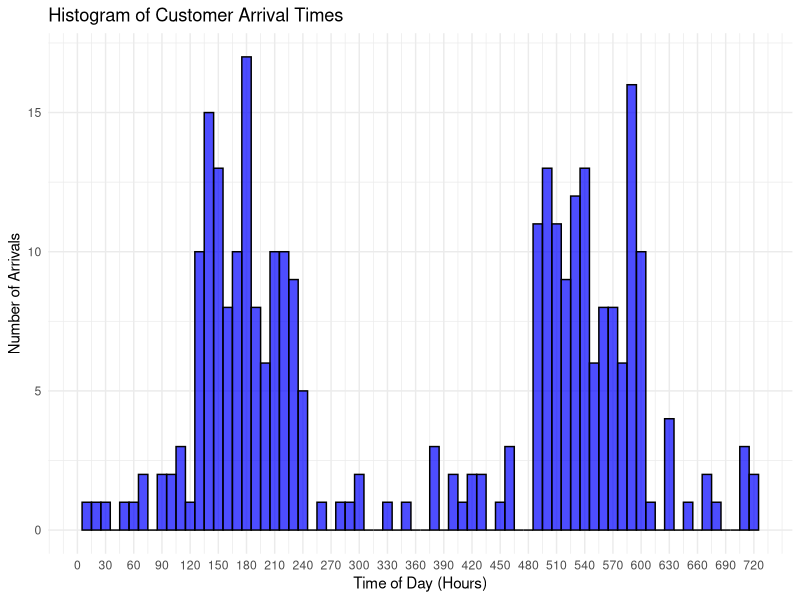

The R script that drew this image:
## ---- chunk 1
library(lubridate)
library(tidyverse)

# Function to simulate customer arrival times

opening_time <- hm("10:00")  # Opening time: 10:00 AM
closing_time <- hm("22:00")  # Closing time: 10:00 PM

simulate_differential_arrival_times <- function(lunch_peak_start, lunch_peak_end, 
                                   dinner_peak_start, dinner_peak_end, 
                                   lambda_down, lambda_peak) {
  # Calculate total operating time in minutes
  total_time <- 720
  
  # Convert arrival rates to per minute
  rate_down <- lambda_down / 60
  rate_peak <- lambda_peak / 60
  
  # Convert peak times to minutes from opening
  lunch_peak_start_min <- as.numeric(as.duration(lunch_peak_start - opening_time), units = "minutes")
  lunch_peak_end_min <- as.numeric(as.duration(lunch_peak_end - opening_time), units = "minutes")
  
  dinner_peak_start_min <- as.numeric(as.duration(dinner_peak_start - opening_time), units = "minutes")
  dinner_peak_end_min <- as.numeric(as.duration(dinner_peak_end - opening_time), units = "minutes")
  
  # Initialize list to store arrival times
  arrival_times <- numeric()
  current_time <- 0  # Start at 0 minutes (opening time)
  
  # Generate arrival times
  while (current_time < total_time) {
    # Determine the arrival rate based on current time
    if ((current_time >= lunch_peak_start_min && current_time < lunch_peak_end_min) ||
        (current_time >= dinner_peak_start_min && current_time < dinner_peak_end_min)) {
      arrival_rate <- rate_peak  # Peak time rate
    } else {
      arrival_rate <- rate_down  # Downtime rate
    }
    
    # Generate the next interarrival time from the exponential distribution
    next_arrival <- rexp(1, arrival_rate)
    
    # Update the current time
    current_time <- current_time + next_arrival
    
    # If within the operating hours, add the arrival time to the list
    if (current_time < total_time) {
      arrival_times <- c(arrival_times, current_time)
    }
  }
  
  # Return arrival_times
  return(arrival_times)
}
## ---- chunk 2
# Example Usage
lunch_peak_start <- hm("12:00")
lunch_peak_end <- hm("14:00")
dinner_peak_start <- hm("18:00")
dinner_peak_end <- hm("20:00")
lambda_down <- 6  # Customers per hour during downtime
lambda_peak <- 60  # Customers per hour during peak time

# Simulate arrival times
arrival_times <- simulate_differential_arrival_times(
  lunch_peak_start, lunch_peak_end, 
  dinner_peak_start, dinner_peak_end, 
  lambda_down, lambda_peak
)
## ---- chunk 3
print(arrival_times)

ggplot(data = data.frame(arrival_times), aes(x = arrival_times)) +
  geom_histogram(binwidth = 10, fill = "blue", color = "black", alpha = 0.7) +
  labs(
    title = "Histogram of Customer Arrival Times",
    x = "Time of Day (Hours)",
    y = "Number of Arrivals"
  ) +
  scale_x_continuous(
    breaks = seq(0, 720, by = 30)
  ) +
  theme_minimal()
